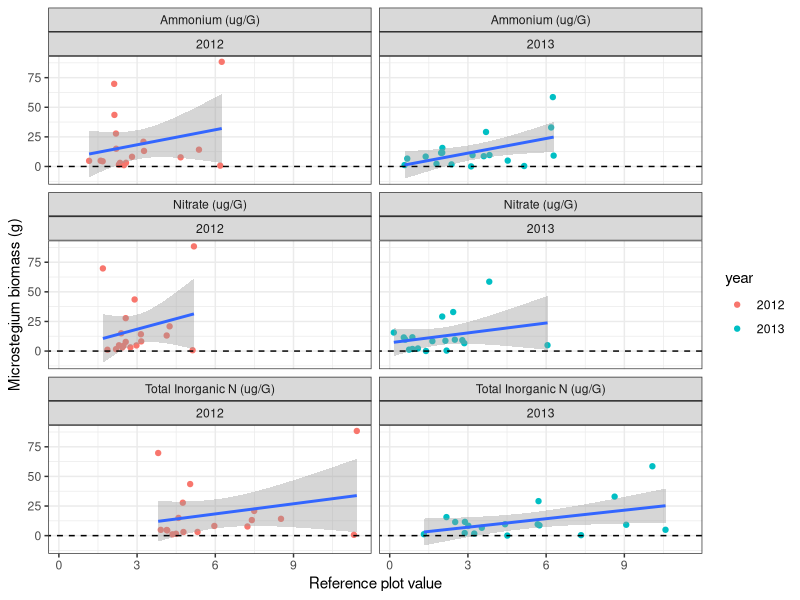
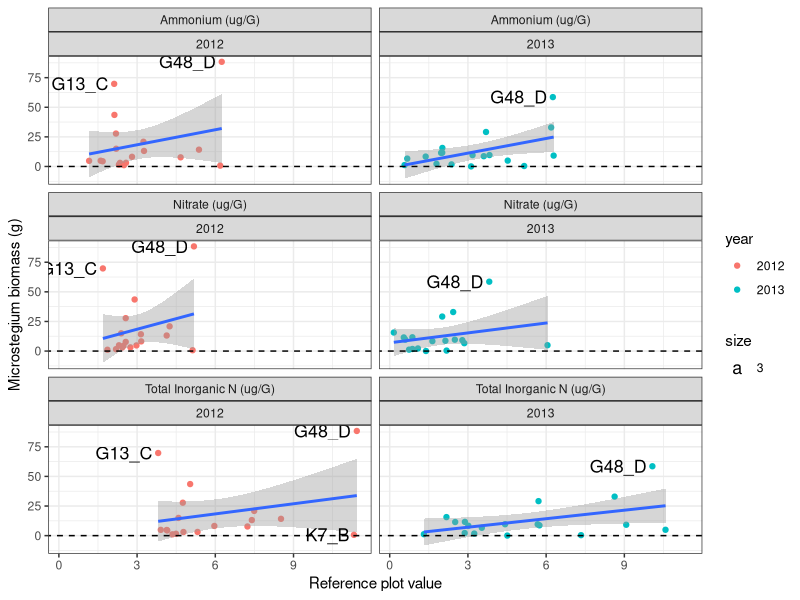
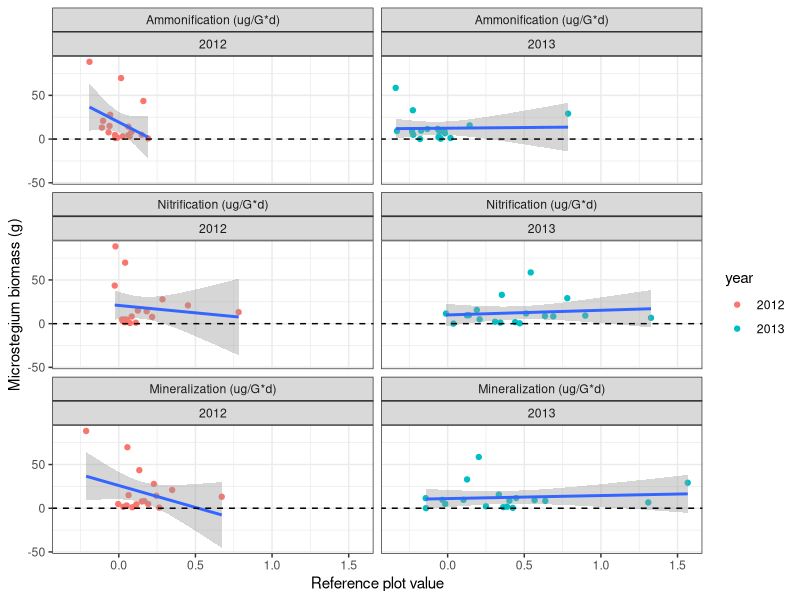
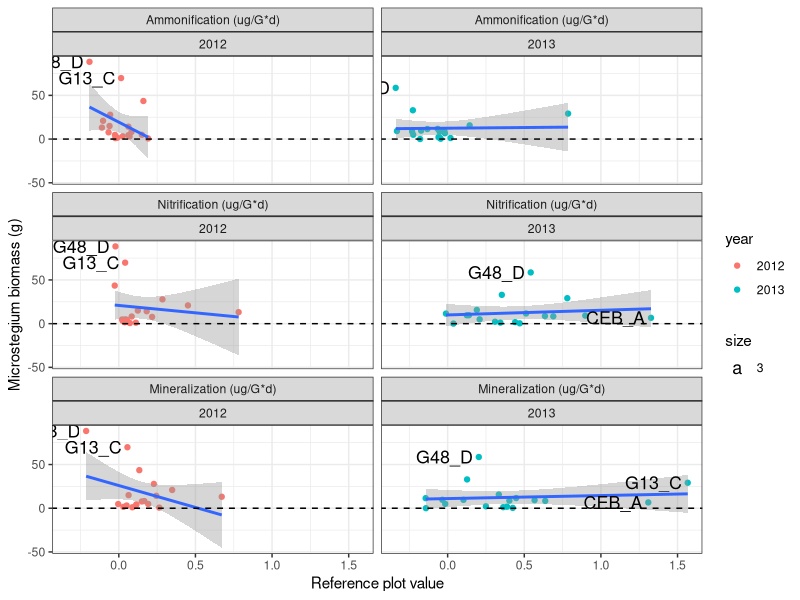

Reproduce these figures in R, in order. (Note: this script raises an error after producing the figures.)
#question1.R
#files needed: tab-delim files in 'e8DataPackage_080314_clean' folder
#question1: How does invader biomass vary across resource availability?

library(ggplot2); theme_set(theme_bw())
library(dplyr)
library(reshape2)
library(doBy)
#########################################################
#load data

#soil data (sd)
sd<-read.table("e8DataPackage_080314_clean/e8_plothalfSoilData_clean.txt",header=TRUE,sep="\t")
sd_dic<-read.table("e8DataPackage_080314_clean/e8_plothalfSoilData_dictionary_clean.txt",header=TRUE,sep="\t")

#veg data (vd)
vd<-read.table("e8DataPackage_080314_clean/e8_plothalfVegData_clean.txt",header=TRUE,sep="\t")
vd_dic<-read.table("e8DataPackage_080314_clean/e8_plothalfVegData_dictionary_clean.txt",header=TRUE,sep="\t")


#########################################################
#Make dataframe to plot: invader biomass vs native subplot resource availability

#pull out just the invaded rows of data
vdt1<-filter(vd,inv == "I")
#make a df with just 2012 and 2013 data
vdt2<-filter(vdt1,year != "2011")
dim(vdt2)

#pull out just the native rows of data
sdt1<-filter(sd,inv == "N") 
#make a df for the top depth
sdt2<-filter(sdt1,depth == "T") 
dim(sdt2)

#merge the veg and soil dfs by plotid
test<-cbind(sdt2[,'plotid'],vdt2[,'plotid'])
test #are plotid rows aligned? yes.
colnames(sdt2); colnames(vdt2)

sv<-cbind(sdt2[,c(1,3:16)], yrplotname=sdt2[,18], vdt2[,7:11], total=vdt2[,16])

#########################################################
#Invader biomass vs native subplot resource availability... color points by year

#Make dataframes to plot 1) nhi, noi and 2) toti
colnames(sv)
sv1<-sv[,c(15,1,7,8,9,10,11,12,17)]
#for nhi, noi, toti
sv.n<-melt(sv1, measure.var=c('nhi','noi','toti'))
sv.n$year<-as.factor(sv.n$year)
head(sv.n) 
#for ammonif, nitrif, minze
sv.m<-melt(sv1, measure.var=c('ammonifd','nitrifd','minzd'))
sv.m$year<-as.factor(sv.m$year)
head(sv.m)

#Fxn to rename variables for ggplot
PrettyVaribNames<-function(df, prettynames, vars){
  prettydf <- df
  for (i in 1:length(vars)){
    levels(prettydf$variable)[levels(prettydf$variable)==vars[i]] <- prettynames[i]
  }
  return (prettydf)
}

#Provide pretty varibale names using fxn
prettynames<-c("Ammonium (ug/G)","Nitrate (ug/G)","Total Inorganic N (ug/G)","Ammonification (ug/G*d)","Nitrification (ug/G*d)","Mineralization (ug/G*d)","Soil Moisture (%)") #for all
vars<-c('nhi','noi','toti','ammonifd','nitrifd','minzd','soilmoi') #for all
sv.n.pretty<-PrettyVaribNames(sv.n, prettynames, vars) #for plot with nhi and noi
sv.m.pretty<-PrettyVaribNames(sv.m, prettynames, vars) #for plot with toti

#Ammonium, Nitrate, Total inorganic N
p1.n<-ggplot(sv.n.pretty,aes(sv.n.pretty, x=value, y = mv)) + geom_point(aes(color=year)) + facet_wrap(~variable+year, scales='fixed', ncol=2) + xlab("Reference plot value") + ylab("Microstegium biomass (g)") + geom_smooth(method='lm',se=T) + geom_abline(intercept=0, slope=0, lty=2, color=1)
p1.n
#ggsave(file = "p1_n.png",scale=1,width = 6, height = 6)
#p1.n + geom_text(aes(label=plotname),hjust=1.1, size=3)
p1.n + geom_text(aes(label=ifelse((value>4*IQR(value)|mv>4*IQR(mv)),as.character(plotname)," "), hjust=1.1, size=3)) #label outliers
#ggsave(file = "p1_n_labels.png",scale=1,width = 6, height = 6)

#Total inorganic N
p1.m<-ggplot(sv.m.pretty,aes(sv.m.pretty, x=value, y = mv)) + geom_point(aes(color=year)) + facet_wrap(~variable+year, scales='fixed', ncol=2) + xlab("Reference plot value") + ylab("Microstegium biomass (g)") + geom_smooth(method='lm',se=T) + geom_abline(intercept=0, slope=0, lty=2, color=1)
p1.m
#ggsave(file = "p1_m.png",scale=1,width = 6, height = 6)
#p1 + geom_text(aes(label=plotname),hjust=1.1, size=3)
p1.m + geom_text(aes(label=ifelse((value>4*IQR(value)|mv>4*IQR(mv)),as.character(plotname)," "), hjust=1.1, size=3)) #label outliers
#ggsave(file = "p1_m_labels.png",scale=1,width = 6, height = 6)

##########################
#linear model
sv12<-sv1[sv1$year=='2012',]
sv13<-sv1[sv1$year=='2013',]

#Fxns to use within loop
GetPvals<-function(fit){
  store<-numeric(0)
  pvalx<-summary(fit)$coefficients[2,4]
  r2<-summary(fit)$r.squared
  row<-c(pvalx, r2)
  store<-rbind(store,row)
  colnames(store)<-c('pvalx','r2')  
  return(store)
}
GetCoefs<-function(fit){
  store<-numeric(0)
  int<-summary(fit)$coefficients[1,1]
  coefx<-summary(fit)$coefficients[2,1]
  row<-c(int, coefx)
  store<-rbind(store,row)
  colnames(store)<-c('int', 'coefx')
  return(store)
}

colnames(sv12)
stcol<-3
endcol<-8
#Fxn to calc pvals and coefs
AnotherFxn<-function(data, stcol, endcol){
  xvars<-colnames(data)[stcol:endcol]
  store<-numeric(0)
  i<-0
  for (i in 1:length(xvars)){
    x<-data[,i+stcol-1]
    y<-data[,'mv']
    df<-data.frame(x,y)
    fit<-lm(y ~ x, df)
    pvals<-GetPvals(fit)
    coefs<-GetCoefs(fit)
    row<-c(pvals,coefs)
    store<-rbind(store,row)
  }
  return(store)
} #need to check this.

#Do it!
result12<-AnotherFxn(sv12, stcol,endcol)
colnames(result12)<-c('pvalx','r2','int', 'coefx')
result12
result13<-AnotherFxn(sv13, stcol, endcol)
colnames(result13)<-c('pvalx','r2','int', 'coefx')
result13
#Make a nice table
varnum<-endcol-stcol+1
year<-c(rep('2012',varnum),rep('2013',varnum))
varna<-c("Ammonium (ug/G)","Nitrate (ug/G)","Total Inorganic N (ug/G)",
         "Ammonification (ug/G*d)","Nitrification (ug/G*d)","Mineralization (ug/G*d)")
xvar<-rep(varna,2)
tmp1<-rbind(result12,result13)
tmp2<-data.frame(xvar,year,tmp1)
tmp3<-orderBy(~xvar,tmp2)
colnames(tmp3)
tmp3[,3:6]<-round(tmp3[,3:6], digits=2)
tab<-tmp3
tab
write.table(tab, file='q1tab.txt', sep="\t", row.names=F)


# plot just the significant correlations
## indicate whether signif as a column in the dataset

## do this for s.n.pretty
head(sv.n.pretty)
sv.n.pretty$signif0<-rep(NA,dim(sv.n.pretty)[1])
### fill in signif0 for s.n.pretty
filter1<-sv.n.pretty$year == 2013 & s.n.pretty$variable == "Ammonium (ug/G)"
filter2<-sv.n.pretty$year == 2013 & s.n.pretty$variable == "Total Inorganic N (ug/G)"
lgth<-length(sv.n.pretty[filter1,'signif0'])
sv.n.pretty[filter1,'signif0']<-rep(1,lgth)
sv.n.pretty[filter2,'signif0']<-rep(1,lgth)
View(sv.n.pretty)

## do this for s.m.pretty
head(sv.m.pretty)
sv.m.pretty$signif0<-rep(NA,dim(sv.m.pretty)[1])
### fill in signif0 for s.m.pretty
#none are signif

# plot
p1.n1<-ggplot(sv.n.pretty,aes(sv.n.pretty, x=value, y = mv)) + geom_point(aes(color=year)) + facet_wrap(~variable+year, scales='fixed', ncol=2) + xlab("Reference plot value") + ylab("Microstegium biomass (g)") +  geom_abline(intercept=0, slope=0, lty=2, color=1)
p1.n1 + geom_smooth(data=subset(sv.n.pretty, signif0 == 1), method=lm,se=T)
ggsave(file = "p1_n_signif.png",scale=1,width = 6, height = 6)

p1.m<-ggplot(sv.m.pretty,aes(sv.m.pretty, x=value, y = mv)) + geom_point(aes(color=year)) + facet_wrap(~variable+year, scales='fixed', ncol=2) + xlab("Reference plot value") + ylab("Microstegium biomass (g)") + geom_abline(intercept=0, slope=0, lty=2, color=1)
p1.m #none are signif
ggsave(file = "p1_m_signif.png",scale=1,width = 6, height = 6)
